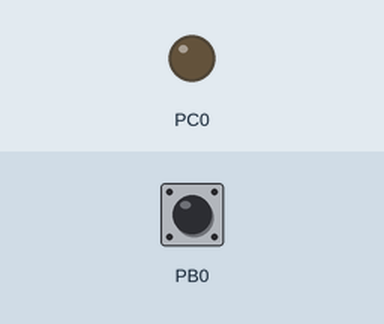
A program run on a simulated ATmega328P, built with avr-gcc and emulated at 1 MHz (the files do not name the chip). On the bench: output pins drawn as LEDs (lit = HIGH). The test bench sets the inputs (shaded band); at power-on: PB0 HIGH.

Above: at 1.2 s.
1.3 s: PB0 pulled LOW for 0.15 s
At 1.7 s:
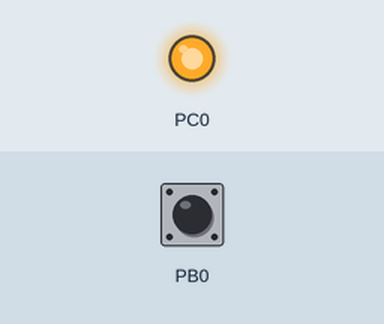
2.9 s: PB0 pulled LOW for 1 s
At 4.1 s:
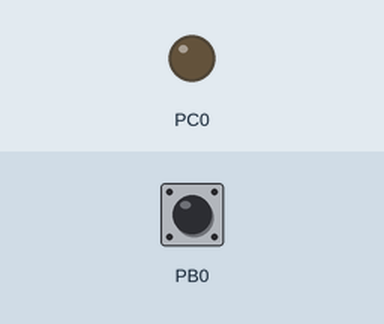
5.4 s: PB0 pulled LOW for 3.2 s
At 6.0 s:
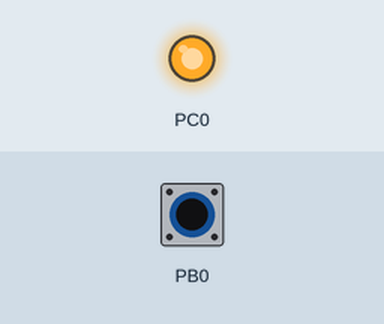
Timing chart, 0 to 8.4 s (numbered marks = the images above; inputs shaded):
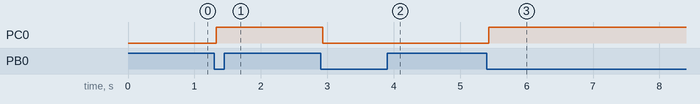

Measured:
- after the input at 1.3 s, PC0: LOW → HIGH at once
- after the input at 2.9 s, PC0: HIGH → LOW at once
- after the input at 5.4 s, PC0: LOW → HIGH at once

The program:

main.c
```c
// (licence header left out)
#include <avr/io.h>
#include <util/delay.h>

#define F_CPU   (1000000UL)
#define TRUE    (1U)
#define FALSE   (0U)
typedef uint8_t bool_t;

void Dio_Init(void);

/**
 * @brief Main function
 *
 * @return int
 *
 * @version 0.1
 * @author Ahmed Mohamed (ahmed.mohamed.eng.25@gmail.com)
 */
int main(){
    bool_t flag = FALSE;
    Dio_Init();     // Initialize the DIO
    while(1){
        if (! (PINB & (1<<PINB0))){
            if(!flag){
                _delay_ms(30);
                if (! (PINB & (1<<PINB0))){
                    PORTC ^= (1<<PORTC0);
                    flag   = TRUE;
                }
            }
        }
        else{
            flag = FALSE;
        }
    }
}


/**
 * @brief Dio_Init
 *
 * @version 0.1
 * @author Ahmed Mohamed (ahmed.mohamed.eng.25@gmail.com)
 */
void Dio_Init(void)
{
    DDRB  &= ~(1<<DDB0);       // Define portB pin0 as input
    PORTB |=  (1<<PB0);        // Enable internal pull-up resistor

    DDRC  |=  (1<<DDC0);       // Define PORTC pin0 as output
}
```
